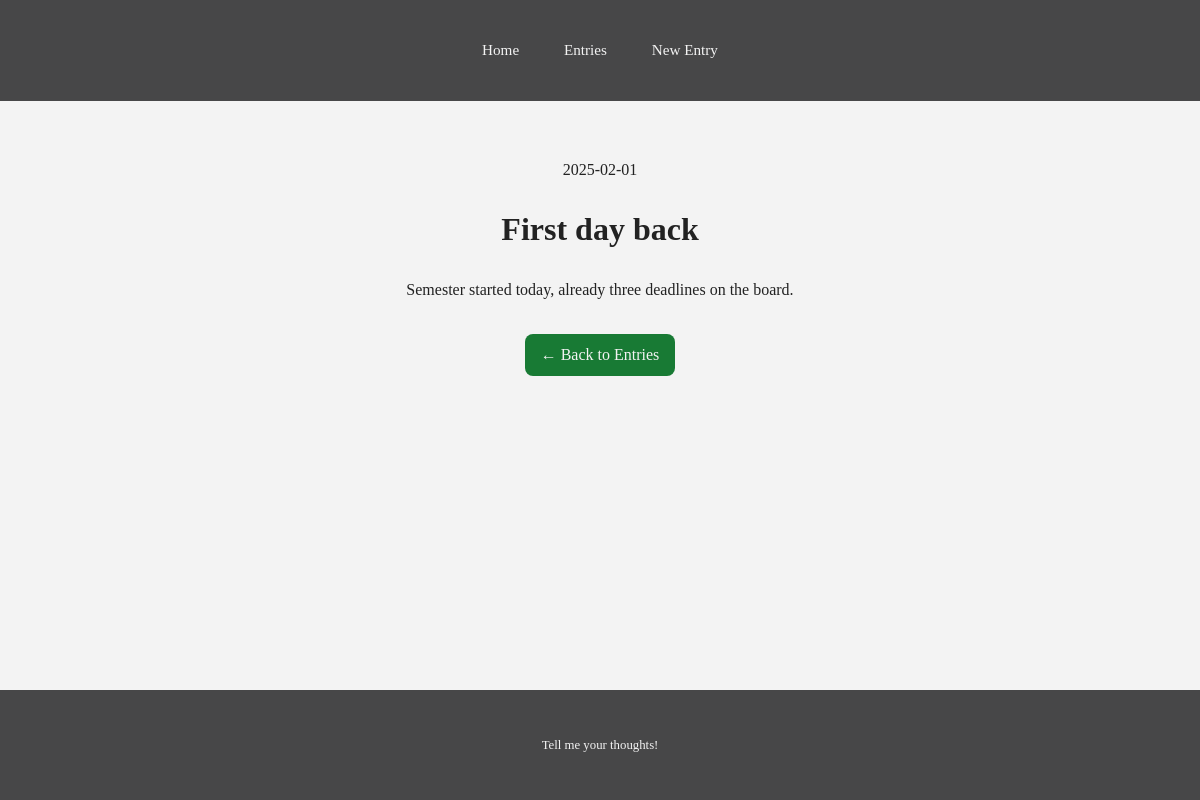
/entries/1, run on the app's committed database.
### app/journal/models.py (models this page shows)
class Entry(db.Model, CRUDMixin):
    id = db.Column(db.Integer, primary_key=True)
    date = db.Column(db.Date)
    title = db.Column(db.String(80))
    content = db.Column(db.Text(5000))

### app/journal/routes.py (the view)
@blueprint.route("/entries/<int:entry_id>")
def entry(entry_id):
    found = db.session.get(Entry, entry_id)
    if found is None:
        abort(404)
    return render_template("entry.html", entry=found)

### app/templates/entry.html (shortened to what this page needs)
<!DOCTYPE html>
<html lang="en">
<head>
  <link rel="stylesheet" href="/assets/style.css">
</head>
<body>
  <header>
    <div class="container">
      <nav>
        <a href="/">Home</a>
        <a href="/entries">Entries</a>
        <a href="/new">New Entry</a>
      </nav>
    </div>
  </header>
  <main>
    <div class="container">
      <span class="date">{{ entry.date }}</span>
      <h1>{{ entry.title }}</h1>
      <p>{{ entry.content }}</p>
      <a href="/entries" class="btn" style="margin-top: 1rem; display: inline-block;">← Back to Entries</a>
    </div>
  </main>
  <footer>
    <div class="container">
      <p>Tell me your thoughts!</p>
    </div>
  </footer>
</body>
</html>

### app/assets/style.css (style rules this page uses)
* { box-sizing: border-box; }
body { font-family: Georgia, serif; margin: 0; padding: 0; font-size: 16px; line-height: 1.6; color: #222; background-color: #f3f3f3; display: flex; flex-direction: column; min-height: 100vh; }
.container { max-width: 900px; margin: 0 auto; padding: 1rem; }
header { background-color: #474748; color: #fff; padding: 1rem; }
nav { display: flex; flex-direction: row; gap: 0.4rem; justify-content: center; align-items: center; }
nav a { text-decoration: none; color: #f3f3f3; font-size: 0.95rem; padding: 0.2rem 0.4rem; }
main { flex-grow: 1; padding: 1rem; text-align: center; }
.btn { background-color: #067024eb; color: #f3f3f3; padding: 0.5rem 1rem; border-radius: 0.5rem; text-decoration: none; border: none; cursor: pointer; transition: background-color 0.3s ease; }
footer { background-color: #474748; color: #f3f3f3; border-top: 1px solid #f3f3f3; padding: 1rem; text-align: center; font-size: 0.8rem; }
@media (min-width: 600px) { nav { gap: 1.2rem; } }
@media (min-width: 600px) { nav a { padding: 0.4rem 0.8rem; } }
@media (min-width: 900px) { main { padding: 2.5rem 0; } }

### data on the page
Entry: date "2025-02-01", title "First day back", content "Semester started today, already three deadlines on the board."
